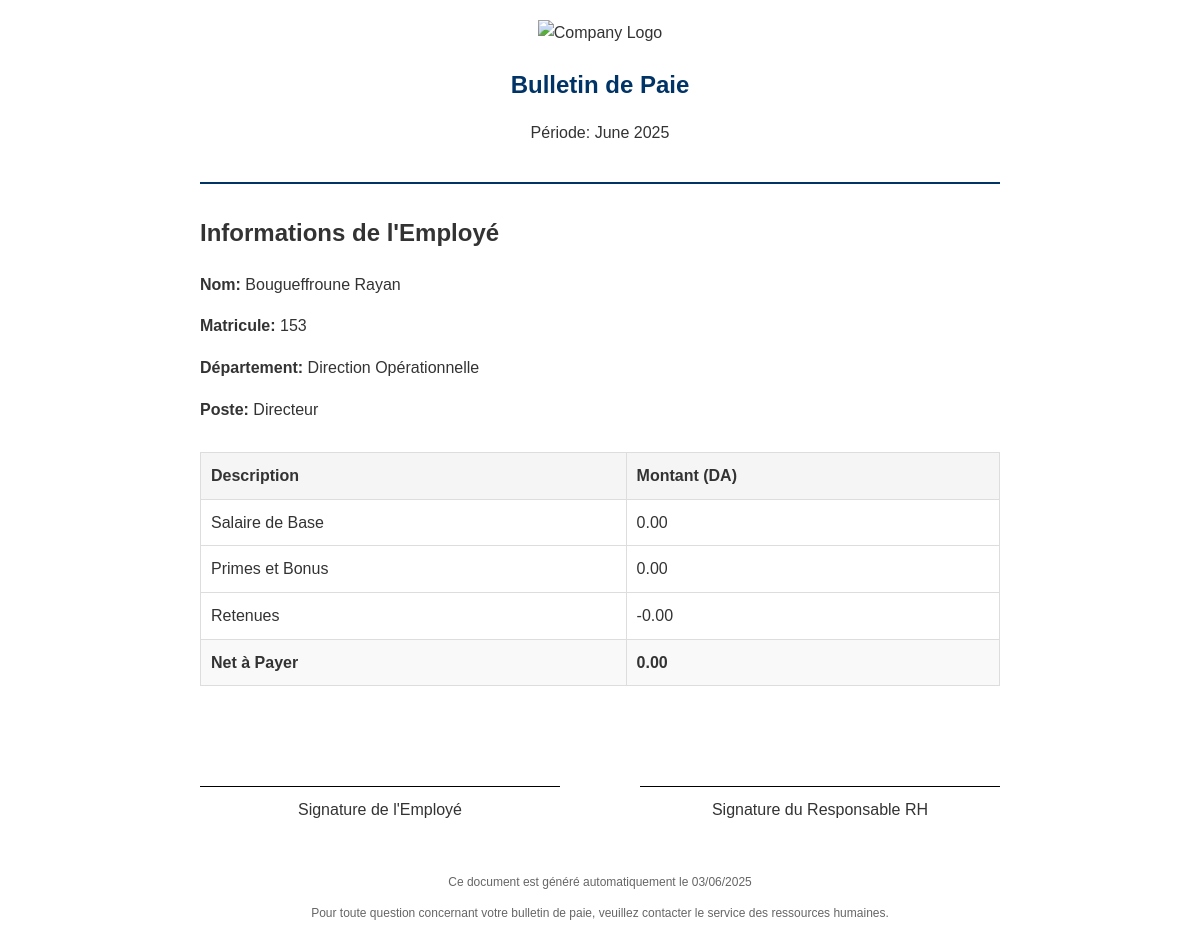
Page /emails/pay_doc.php on the committed database.
### tables this page shows
CREATE TABLE IF NOT EXISTS `employees` (
  `id` int NOT NULL AUTO_INCREMENT,
  `substitute_id` int DEFAULT NULL,
  `superior_id` int DEFAULT NULL,
  `base_payment` int unsigned DEFAULT NULL,
  `matricule` int DEFAULT NULL,
  `prenom` varchar(255) NOT NULL,
  `nom` varchar(255) NOT NULL,
  `email_professionnel` varchar(255) NOT NULL,
  `phone` varchar(255) DEFAULT NULL,
  `start_date` date DEFAULT NULL,
  `password` varchar(255) NOT NULL,
  `departement_id` int DEFAULT NULL,
  `service_id` int DEFAULT NULL,
  `role_id` int DEFAULT NULL,
  `compte_valid` enum('1','0','waiting') DEFAULT 'waiting',
  `profile_photo` varchar(50) DEFAULT NULL,
  `birth_day` date DEFAULT NULL,
  `birth_place` varchar(50) DEFAULT NULL,
  `etat_civil` enum('celibataire','marie','divorce','veuf','') DEFAULT NULL,
  PRIMARY KEY (`id`),
  UNIQUE KEY `email_professionnel` (`email_professionnel`),
  UNIQUE KEY `matricule` (`matricule`),
  KEY `departement_id` (`departement_id`),
  KEY `service_id` (`service_id`),
  KEY `role_id` (`role_id`),
  KEY `FK_employees_employees` (`superior_id`),
  KEY `FK_employees_employees_2` (`substitute_id`) USING BTREE,
  CONSTRAINT `employees_ibfk_1` FOREIGN KEY (`departement_id`) REFERENCES `departements` (`id`),
  CONSTRAINT `employees_ibfk_2` FOREIGN KEY (`service_id`) REFERENCES `services` (`id`),
  CONSTRAINT `employees_ibfk_3` FOREIGN KEY (`role_id`) REFERENCES `roles` (`id`),
  CONSTRAINT `FK_employees_employees` FOREIGN KEY (`superior_id`) REFERENCES `employees` (`id`),
  CONSTRAINT `FK_employees_employees_2` FOREIGN KEY (`substitute_id`) REFERENCES `employees` (`id`) ON DELETE SET NULL
);

CREATE TABLE IF NOT EXISTS `departements` (
  `id` int NOT NULL AUTO_INCREMENT,
  `nom` varchar(255) NOT NULL,
  `code` varchar(50) DEFAULT NULL,
  PRIMARY KEY (`id`),
  UNIQUE KEY `code` (`code`)
);

CREATE TABLE IF NOT EXISTS `roles` (
  `id` int NOT NULL AUTO_INCREMENT,
  `nom` varchar(255) NOT NULL,
  PRIMARY KEY (`id`)
);

### functions/helpers.php (called while the page is built, shortened)
<?php
if (!function_exists('url')) {
    function url($uri = null)
    {
        if ($uri) {
            return 'http://' . $_SERVER['HTTP_HOST'] . '/' . trim($uri, '/');
        }
        return 'http://' . $_SERVER['HTTP_HOST'];
    }
}
if (!function_exists('load_db')) {
    function load_db(): PDO|bool
    {
        $path = __DIR__ . '/../db/connection.php';
        if (file_exists($path)) {
            return require($path);
        } else {
            throw new RuntimeException('Unable to find database.');
        }
    }
}
if (!function_exists('get_role')) {
    function get_role(string $role_id): array
    {
        $sql = "SELECT * FROM `roles` WHERE id=?";
        $db = load_db();
        $result = $db->prepare($sql);
        $result->execute([$role_id]);
        return $result->fetch(PDO::FETCH_ASSOC);
    }
}
if (!function_exists('get_service')) {
    function get_service(string $service_id): array
    {
        $sql = "SELECT * FROM `services` WHERE id=?";
        $db = load_db();
        $result = $db->prepare($sql);
        $result->execute([$service_id]);
        return $result->fetch(PDO::FETCH_ASSOC);
    }
}
if (!function_exists('get_department')) {
    function get_department(string $department_id): array
    {
        $sql = "SELECT * FROM `departements` WHERE id=?";
        $db = load_db();
        $result = $db->prepare($sql);
        $result->execute([$department_id]);
        return $result->fetch(PDO::FETCH_ASSOC);
    }
}

### functions/user.php (called while the page is built, shortened)
<?php
if (!function_exists('fetch_user_information')) {
    function fetch_user_information(string $user_id, $check = true): array
    {
        $db = load_db();
        $sql = "SELECT * FROM `employees` WHERE id=?";
        $result = $db->prepare($sql);
        $result->execute([$user_id]);
        $user = $result->fetch(PDO::FETCH_ASSOC);
        $user['role'] = get_role($user['role_id']);
        $user['service'] = get_service($user['service_id']);
        $user['department'] = get_department($user['departement_id']);
        $user['superior'] = empty($user['superior_id']) ? null :  get_user($user['superior_id']);
        $user['address'] = !empty($user['address_id']) ? get_address($user['user_id']) : [];
        $user['substitute'] = !empty($user['substitute_id']) ? get_user($user['substitute_id']) : null;
        return $user;
    }
}

### functions/auth.php (called while the page is built, shortened)
<?php
if( !function_exists('get_user') ){
    function get_user($id){
        $db = load_db();
        $sql = "SELECT * FROM employees WHERE id = ?";
        $stmt = $db->prepare($sql);
        $stmt->execute([$id]);
        if( $stmt->rowCount() > 0 ){
            $user = $stmt->fetch(PDO::FETCH_ASSOC);
            unset($user['password']);
            return $user;
        }
        return null;
    }
}

### emails/pay_doc.php (the view, shortened to what this page needs)
<?php
$id = 1;
$employee = fetch_user_information($id);
$month = date('F Y');
$payment_date = date('d/m/Y');
$base_salary = $employee['salary'] ?? 0;
$bonus = $employee['bonus'] ?? 0;
$deductions = $employee['deductions'] ?? 0;
$net_salary = $base_salary + $bonus - $deductions;
?>
<!DOCTYPE html>
<html lang="fr">
<head>
</head>
<body>
    <div class="header">
        <img src="<?= url('assets/images/logo.png') ?>" alt="Company Logo" class="company-logo">
        <h1 class="document-title">Bulletin de Paie</h1>
        <p>Période: <?= $month ?></p>
    </div>
    <div class="employee-info">
        <h2>Informations de l'Employé</h2>
        <p><strong>Nom:</strong> <?= $employee['nom'] . ' ' . $employee['prenom'] ?></p>
        <p><strong>Matricule:</strong> <?= $employee['matricule'] ?></p>
        <p><strong>Département:</strong> <?= $employee['department']['nom'] ?></p>
        <p><strong>Poste:</strong> <?= $employee['role']['nom'] ?></p>
    </div>
    <table class="payment-details">
        <thead>
            <tr>
                <th>Description</th>
                <th>Montant (DA)</th>
            </tr>
        </thead>
        <tbody>
            <tr>
                <td>Salaire de Base</td>
                <td><?= number_format($base_salary, 2) ?></td>
            </tr>
            <tr>
                <td>Primes et Bonus</td>
                <td><?= number_format($bonus, 2) ?></td>
            </tr>
            <tr>
                <td>Retenues</td>
                <td>-<?= number_format($deductions, 2) ?></td>
            </tr>
            <tr class="total-row">
                <td>Net à Payer</td>
                <td><?= number_format($net_salary, 2) ?></td>
            </tr>
        </tbody>
    </table>
    <div class="signature-section">
        <div class="signature-box">
            <div class="signature-line">
                Signature de l'Employé
            </div>
        </div>
        <div class="signature-box">
            <div class="signature-line">
                Signature du Responsable RH
            </div>
        </div>
    </div>
    <div class="footer">
        <p>Ce document est généré automatiquement le <?= $payment_date ?></p>
        <p>Pour toute question concernant votre bulletin de paie, veuillez contacter le service des ressources humaines.</p>
    </div>
</body>
</html>

### emails/pay_doc.php (style rules this page uses)
body { font-family: Arial, sans-serif; line-height: 1.6; color: #333; max-width: 800px; margin: 0 auto; padding: 20px; }
.header { text-align: center; margin-bottom: 30px; border-bottom: 2px solid #003366; padding-bottom: 20px; }
.company-logo { max-width: 150px; margin-bottom: 10px; }
.document-title { color: #003366; font-size: 24px; margin: 10px 0; }
.employee-info { margin-bottom: 30px; }
.payment-details { width: 100%; border-collapse: collapse; margin-bottom: 30px; }
.payment-details th, .payment-details td { padding: 10px; border: 1px solid #ddd; }
.payment-details th { background-color: #f5f5f5; text-align: left; }
.total-row { font-weight: bold; background-color: #f9f9f9; }
.footer { margin-top: 50px; text-align: center; font-size: 12px; color: #666; }
.signature-section { margin-top: 50px; display: flex; justify-content: space-between; }
.signature-box { width: 45%; text-align: center; }
.signature-line { border-top: 1px solid #000; margin-top: 50px; padding-top: 10px; }

### rows in the picture
employees: nom "Bougueffroune", prenom "Rayan", matricule "153"
departements: nom "Direction Opérationnelle"
roles: nom "Directeur"

### other values in the picture
$base_salary "0.00"
$bonus "0.00"
$deductions "0.00"
$net_salary "0.00"
